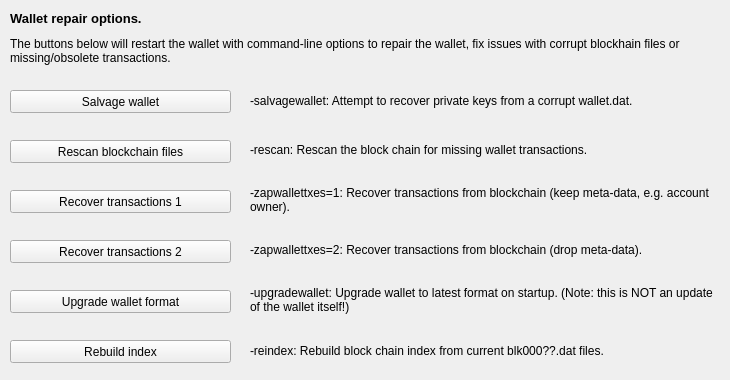
    <widget class="QWidget" name="tab_repair">
      <attribute name="title">
       <string>&amp;Wallet Repair</string>
      </attribute>
      <widget class="QPushButton" name="btn_salvagewallet">
       <property name="geometry">
        <rect>
         <x>10</x>
         <y>90</y>
         <width>221</width>
         <height>23</height>
        </rect>
       </property>
       <property name="minimumSize">
        <size>
         <width>180</width>
         <height>23</height>
        </size>
       </property>
       <property name="text">
        <string>Salvage wallet</string>
       </property>
      </widget>
      <widget class="QPushButton" name="btn_rescan">
       <property name="geometry">
        <rect>
         <x>10</x>
         <y>140</y>
         <width>221</width>
         <height>23</height>
        </rect>
       </property>
       <property name="minimumSize">
        <size>
         <width>180</width>
         <height>23</height>
        </size>
       </property>
       <property name="text">
        <string>Rescan blockchain files</string>
       </property>
      </widget>
      <widget class="QPushButton" name="btn_zapwallettxes1">
       <property name="geometry">
        <rect>
         <x>10</x>
         <y>190</y>
         <width>221</width>
         <height>23</height>
        </rect>
       </property>
       <property name="minimumSize">
        <size>
         <width>180</width>
         <height>23</height>
        </size>
       </property>
       <property name="text">
        <string>Recover transactions 1</string>
       </property>
      </widget>
      <widget class="QPushButton" name="btn_zapwallettxes2">
       <property name="geometry">
        <rect>
         <x>10</x>
         <y>240</y>
         <width>221</width>
         <height>23</height>
        </rect>
       </property>
       <property name="minimumSize">
        <size>
         <width>180</width>
         <height>23</height>
        </size>
       </property>
       <property name="text">
        <string>Recover transactions 2</string>
       </property>
      </widget>
      <widget class="QPushButton" name="btn_upgradewallet">
       <property name="geometry">
        <rect>
         <x>10</x>
         <y>290</y>
         <width>221</width>
         <height>23</height>
        </rect>
       </property>
       <property name="minimumSize">
        <size>
         <width>180</width>
         <height>23</height>
        </size>
       </property>
       <property name="text">
        <string>Upgrade wallet format</string>
       </property>
      </widget>
      <widget class="QLabel" name="label_repair_helptext">
       <property name="geometry">
        <rect>
         <x>10</x>
         <y>30</y>
         <width>711</width>
         <height>41</height>
        </rect>
       </property>
       <property name="font">
        <font>
         <weight>50</weight>
         <bold>false</bold>
        </font>
       </property>
       <property name="text">
        <string>The buttons below will restart the wallet with command-line options to repair the wallet, fix issues with corrupt blockhain files or missing/obsolete transactions.</string>
       </property>
       <property name="wordWrap">
        <bool>true</bool>
       </property>
      </widget>
      <widget class="QLabel" name="label_repair_salvage">
       <property name="geometry">
        <rect>
         <x>250</x>
         <y>80</y>
         <width>471</width>
         <height>41</height>
        </rect>
       </property>
       <property name="text">
        <string>-salvagewallet: Attempt to recover private keys from a corrupt wallet.dat.</string>
       </property>
       <property name="wordWrap">
        <bool>true</bool>
       </property>
      </widget>
      <widget class="QLabel" name="label_repair_rescan">
       <property name="geometry">
        <rect>
         <x>250</x>
         <y>129</y>
         <width>471</width>
         <height>41</height>
        </rect>
       </property>
       <property name="text">
        <string>-rescan: Rescan the block chain for missing wallet transactions.</string>
               </property>
       <property name="wordWrap">
        <bool>true</bool>
       </property>
      </widget>
      <widget class="QLabel" name="label_repair_zap1">
       <property name="geometry">
        <rect>
         <x>250</x>
         <y>179</y>
         <width>471</width>
         <height>41</height>
        </rect>
       </property>
       <property name="text">
        <string>-zapwallettxes=1: Recover transactions from blockchain (keep meta-data, e.g. account owner).</string>
       </property>
       <property name="wordWrap">
        <bool>true</bool>
       </property>
      </widget>
      <widget class="QLabel" name="label_repair_zap2">
       <property name="geometry">
        <rect>
         <x>250</x>
         <y>229</y>
         <width>471</width>
         <height>41</height>
        </rect>
       </property>
       <property name="text">
        <string>-zapwallettxes=2: Recover transactions from blockchain (drop meta-data).</string>
       </property>
       <property name="wordWrap">
        <bool>true</bool>
       </property>
      </widget>
      <widget class="QLabel" name="label_repair_upgrade">
       <property name="geometry">
        <rect>
         <x>250</x>
         <y>279</y>
         <width>471</width>
         <height>41</height>
        </rect>
       </property>
       <property name="text">
        <string>-upgradewallet: Upgrade wallet to latest format on startup. (Note: this is NOT an update of the wallet itself!)</string>
       </property>
       <property name="wordWrap">
        <bool>true</bool>
       </property>
      </widget>
      <widget class="QLabel" name="label_repair_header">
       <property name="geometry">
        <rect>
         <x>10</x>
         <y>10</y>
         <width>711</width>
         <height>16</height>
        </rect>
       </property>
       <property name="font">
        <font>
         <pointsize>10</pointsize>
         <weight>75</weight>
         <bold>true</bold>
        </font>
       </property>
       <property name="text">
        <string>Wallet repair options.</string>
       </property>
       <property name="wordWrap">
        <bool>true</bool>
       </property>
      </widget>
      <widget class="QPushButton" name="btn_reindex">
       <property name="geometry">
        <rect>
         <x>10</x>
         <y>340</y>
         <width>221</width>
         <height>23</height>
        </rect>
       </property>
       <property name="text">
        <string>Rebuild index</string>
       </property>
      </widget>
      <widget class="QLabel" name="label_repair_reindex">
       <property name="geometry">
        <rect>
         <x>250</x>
         <y>330</y>
         <width>471</width>
         <height>41</height>
        </rect>
       </property>
       <property name="text">
        <string>-reindex: Rebuild block chain index from current blk000??.dat files.</string>
       </property>
      </widget>
     </widget>
